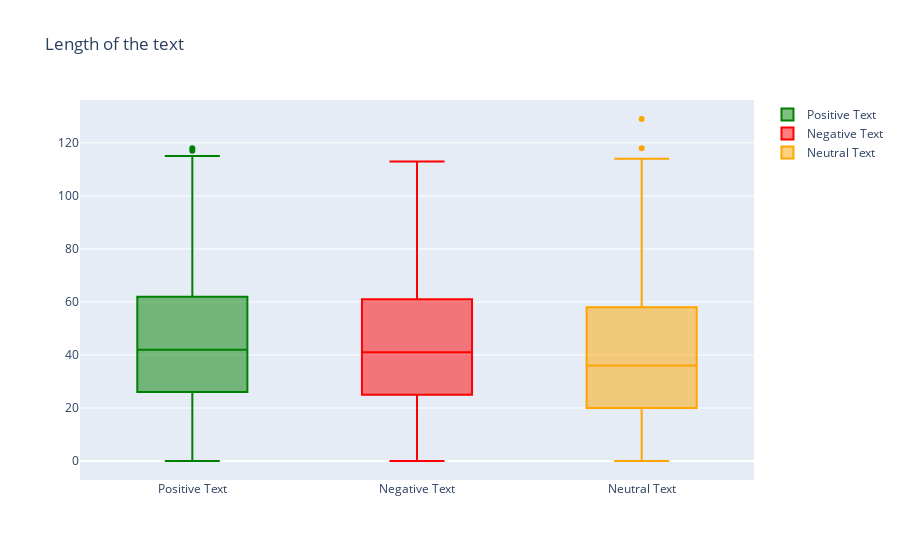

The code cell stored with this chart in its notebook:
### Markdown cell above
Relationship of text length with the sentiment

### Code cell
trace0 = go.Box(
    y=positive['text_length'],
    name = 'Positive Text',
    marker = dict(
        color = 'green',
    )
)

trace1 = go.Box(
    y=negative['text_length'],
    name = 'Negative Text',
    marker = dict(
        color = 'red',
    )
)

trace2 = go.Box(
    y=neutral['text_length'],
    name = 'Neutral Text',
    marker = dict(
        color = 'orange',
    )
)
data = [trace0, trace1, trace2]
layout = go.Layout(
    title = "Length of the text"
)

fig = go.Figure(data=data,layout=layout)
iplot(fig, filename = "Length of the text of different polarities")

### Figure 1 — Plotly figure (JSON) as saved in the notebook; plotly's stock layout.template omitted (floating-point values rounded to 4 significant figures; data arrays with more than 128 entries replaced by an {"elided": "..."} marker saying what was removed)
{"data": [{"marker": {"color": "green"}, "name": "Positive Text", "y": {"elided": "8582 int values"}, "type": "box"}, {"marker": {"color": "red"}, "name": "Negative Text", "y": {"elided": "7781 int values"}, "type": "box"}, {"marker": {"color": "orange"}, "name": "Neutral Text", "y": {"elided": "11117 int values"}, "type": "box"}], "layout": {"title": {"text": "Length of the text"}, "xaxis": {"type": "category", "range": [-0.5, 2.5], "autorange": true}, "yaxis": {"type": "linear", "range": [-7.167, 136.2], "autorange": true}, "autosize": true}}
